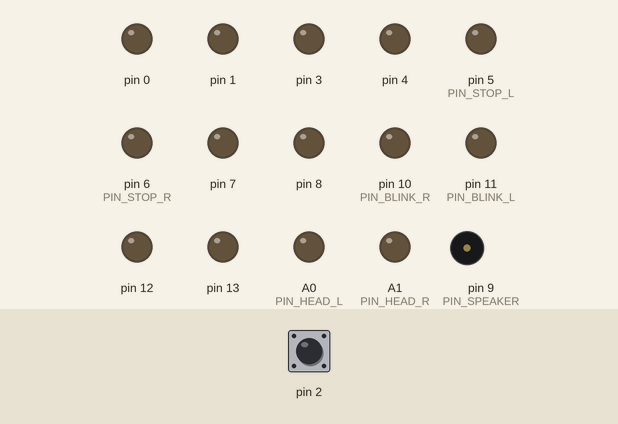
This sketch was run on a simulated Arduino Uno, built with avr-gcc and run on an emulated ATmega328P. On the bench: output pins drawn as LEDs (lit = HIGH), buzzer (waves = sounding). The inputs (shaded band) are chosen by the test bench; at power-on: pin 2 HIGH. Sleep ends after the set time or at an interrupt; pins used as bus, display or sensor lines are not drawn.

Above: at 5.0 s.
5.1 s: pin 2 pulled LOW for 0.15 s
At 5.9 s:
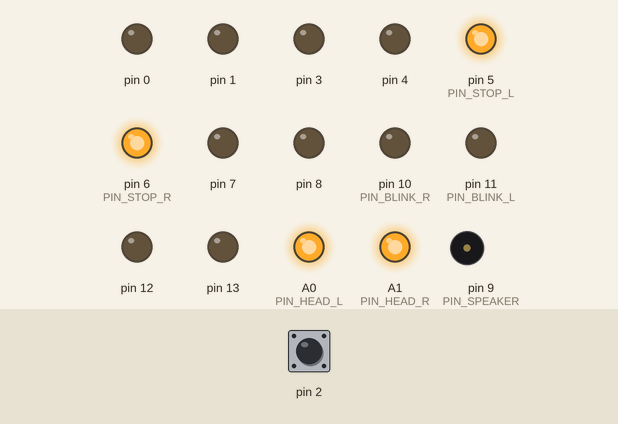
At 6.26 s:
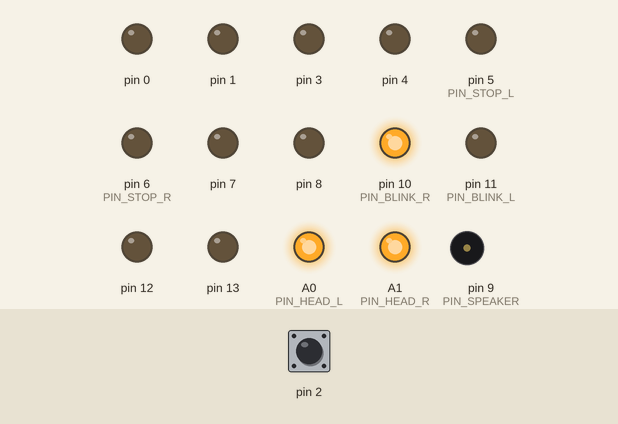
Timing chart, 0 to 10.0 s (numbered marks = the images above; inputs shaded):
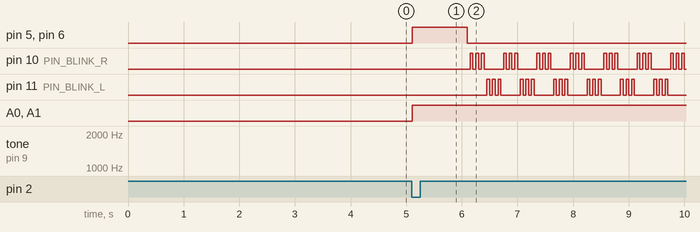

Measured:
- after the input at 5.1 s, pin 5 (PIN_STOP_L), pin 6 (PIN_STOP_R): LOW → HIGH at once, → LOW 0.99 s later

The sketch:

PoliceCar.ino
```cpp
#define TIME_TURNOFF 30100000L
#define TIME_SIREN_ON 1000000L
#define TIME_STOP_ON 19000000L
#define TIME_HEAD_OFF 20000000L
#define TIME_STOP_OFF 21000000L
#define TIME_SIREN_OFF 23000000L
#define TIME_BLINKERS_OFF 30000000L


#define PIN_HEAD_L A0
#define PIN_HEAD_R A1
#define PIN_STOP_L 5
#define PIN_STOP_R 6
#define PIN_BLINK_L 11
#define PIN_BLINK_R 10
#define PIN_SPEAKER 9

long start_millis = 0;
int state = 0;
bool blinkers = false;
bool siren = false;
bool is_running = false;

void wakeupInt()
{
}

void sleep()
{
  is_running = false;
  noTone(PIN_SPEAKER);
  digitalWrite(PIN_SPEAKER, HIGH);
  digitalWrite(PIN_STOP_L, LOW);
  digitalWrite(PIN_STOP_R, LOW);
  digitalWrite(PIN_HEAD_L, LOW);
  digitalWrite(PIN_HEAD_R, LOW);
  digitalWrite(PIN_BLINK_L, LOW);
  digitalWrite(PIN_BLINK_R, LOW);

  //ENABLE SLEEP - this enables the sleep mode
  SMCR |= (1 << 2); //power down mode
  SMCR |= 1;//enable sleep
  //BOD DISABLE - this must be called right before the __asm__ sleep instruction
  MCUCR |= (3 << 5); //set both BODS and BODSE at the same time
  MCUCR = (MCUCR & ~(1 << 5)) | (1 << 6); //then set the BODS bit and clear the BODSE bit at the same time
  __asm__  __volatile__("sei");//in line assembler to go to sleep
  __asm__  __volatile__("sleep");//in line assembler to go to sleep

    start_millis = micros();
    blinkers = false;
    siren = false;
    state = 0;
    is_running = true;
}

void setup()
{
  for (int i = 0; i < 20; i++)
  {//set all pins LOW, to save power from floating pins
    if (i != 2) //using this pin for interrupt input
      pinMode(i, OUTPUT);
    else
    {
      pinMode(i, INPUT);
      digitalWrite(i, HIGH);
    }
  }

  digitalWrite(PIN_SPEAKER, HIGH);
  attachInterrupt(0, wakeupInt, LOW);//interrupt for wakeup

  ADCSRA &= ~(1 << 7);

  sleep();
}

long readVcc()
{
  ADCSRA |= (1 << 7);
  delay(2);

  // Read 1.1V reference against AVcc
  // set the reference to Vcc and the measurement to the internal 1.1V reference
  #if defined(__AVR_ATmega32U4__) || defined(__AVR_ATmega1280__) || defined(__AVR_ATmega2560__)
    ADMUX = _BV(REFS0) | _BV(MUX4) | _BV(MUX3) | _BV(MUX2) | _BV(MUX1);
  #elif defined (__AVR_ATtiny24__) || defined(__AVR_ATtiny44__) || defined(__AVR_ATtiny84__)
     ADMUX = _BV(MUX5) | _BV(MUX0) ;
  #else
    ADMUX = _BV(REFS0) | _BV(MUX3) | _BV(MUX2) | _BV(MUX1);
  #endif

  delay(2); // Wait for Vref to settle
  ADCSRA |= _BV(ADSC); // Start conversion
  while (bit_is_set(ADCSRA,ADSC)); // measuring

  uint8_t low  = ADCL; // must read ADCL first - it then locks ADCH
  uint8_t high = ADCH; // unlocks both

  long result = (high<<8) | low;

  //Disable ADC
  ADCSRA &= ~(1 << 7);

  result = 1125300L / result; // Calculate Vcc (in mV); 1125300 = 1.1*1023*1000
  return result; // Vcc in millivolts
}

void do_blinkers(long now)
{
  static long last_millis = 0;
  static int state = 0;
  static int sequence[] = {
    PIN_BLINK_L,
    PIN_BLINK_R,
    PIN_BLINK_R,
    PIN_BLINK_R,
    PIN_BLINK_R,
    PIN_BLINK_R,
    PIN_BLINK_R,
    PIN_BLINK_L,
    PIN_BLINK_L,
    PIN_BLINK_L,
    PIN_BLINK_L,
    PIN_BLINK_L,
  };

  if (!blinkers)
    return;

  if (now - last_millis < 50000)
    return;

  digitalWrite(sequence[state], state % 2);
  state = (state + 1) % (sizeof(sequence) / sizeof(sequence[0]));

  last_millis = now;
}

void do_lowbat()
{
  for (int i = 0; i < 10; i++)
  {
    digitalWrite(PIN_STOP_L, HIGH);
    digitalWrite(PIN_STOP_R, HIGH);
    digitalWrite(PIN_HEAD_L, HIGH);
    digitalWrite(PIN_HEAD_R, HIGH);
    delay(500);
    digitalWrite(PIN_STOP_L, LOW);
    digitalWrite(PIN_STOP_R, LOW);
    digitalWrite(PIN_HEAD_L, LOW);
    digitalWrite(PIN_HEAD_R, LOW);
    delay(500);
  }
}

void do_beepbeep()
{
  for (int i = 0; i < 30; i++)
  {
    tone(PIN_SPEAKER, 440, 10);
    delay(5);
    noTone(PIN_SPEAKER);
    digitalWrite(PIN_SPEAKER, HIGH);
    delay(5);
  }
}

void do_siren(long now)
{
  static int freq = 150;
  static int freq_delta = 1;
  static long last_millis = 0;
  static int state = 0;

  if (!siren)
    return;

  if (now - last_millis < 500)
    return;

  if (freq_delta == 1 && freq >= 1800)
  {
    freq_delta = -1;
  }
  else if (freq_delta == -1 && freq <= 150)
  {
    freq_delta = 1;
    state++;
    if (state > 4)
    {
      freq_delta = 0;
      state = 0;
    }
  }
  else if (freq_delta == 0)
  {
    if (now - last_millis < 5000)
      return;

    if ((state == 25 || state == 50 || state == 75) && now - last_millis < 75000)
      return;

    if (!(state % 2))
      tone(PIN_SPEAKER, 440, 10);
    else
    {
      noTone(PIN_SPEAKER);
      digitalWrite(PIN_SPEAKER, HIGH);
    }

    state++;
    if (state > 100)
    {
      freq_delta = 1;
      freq = 150;
      state = 0;
    }
  }
  else
  {
    tone(PIN_SPEAKER, freq, 10);     // Beep pin, freq, time
    freq += freq_delta;
  }

  last_millis = now;
}

void loop()
{
  long now = micros();

  // turn on stop and head lights
  if (state == 0)
  {

    if (readVcc() < 2900)
    {
      do_lowbat();
      state = -1;
      sleep();
      return;
    }

    digitalWrite(PIN_STOP_L,HIGH);
    digitalWrite(PIN_STOP_R,HIGH);
    digitalWrite(PIN_HEAD_L,HIGH);
    digitalWrite(PIN_HEAD_R,HIGH);
    state ++;
  }

  // turn on blinkies and siren
  if (now - start_millis > TIME_SIREN_ON && state == 1)
  {
    digitalWrite(PIN_STOP_L,LOW);
    digitalWrite(PIN_STOP_R,LOW);
    blinkers = true;
    siren = true;
    state ++;
  }

  // turn on stop lights
  if (now - start_millis > TIME_STOP_ON && state == 2)
  {
    digitalWrite(PIN_STOP_L,HIGH);
    digitalWrite(PIN_STOP_R,HIGH);
    state ++;
  }

  // turn off headlamps
  if (now - start_millis > TIME_HEAD_OFF && state == 3)
  {
    digitalWrite(PIN_HEAD_L,LOW);
    digitalWrite(PIN_HEAD_R,LOW);
    state ++;
  }

  // turn off stop lights
  if (now - start_millis > TIME_STOP_OFF && state == 4)
  {
    digitalWrite(PIN_STOP_L,LOW);
    digitalWrite(PIN_STOP_R,LOW);
    state ++;
  }

  // turn off sirens and blinkies
  if (now - start_millis > TIME_SIREN_OFF && state == 5)
  {
    noTone(PIN_SPEAKER);
    digitalWrite(PIN_SPEAKER, HIGH);

    siren =false;
    state ++;
  }

  if (now - start_millis > TIME_BLINKERS_OFF && state == 6)
  {
    digitalWrite(PIN_BLINK_L, LOW);
    digitalWrite(PIN_BLINK_R, LOW);

    blinkers = false;
    state ++;
  }

  do_siren(now);
  do_blinkers(now);

  // go into a deep sleep
  if (now - start_millis > TIME_TURNOFF || state == -1)
  {
    sleep();
  }
}
```
